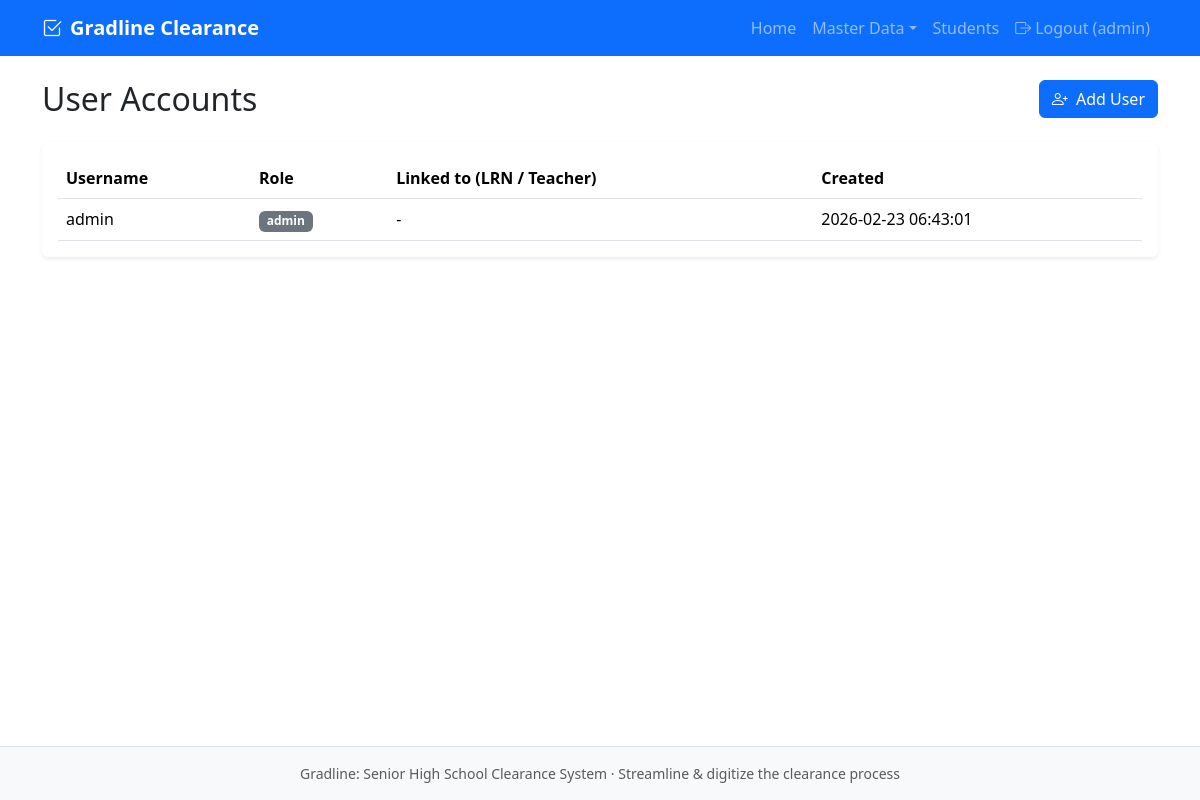
Screenshot of /admin/users/index.php (signed in) with the database file from the repository.
### tables this page shows
CREATE TABLE users (
    user_id INT AUTO_INCREMENT PRIMARY KEY,
    username VARCHAR(80) NOT NULL UNIQUE,
    password_hash VARCHAR(255) NOT NULL,
    role ENUM('student', 'teacher', 'admin') NOT NULL,
    reference_id VARCHAR(20) DEFAULT NULL COMMENT 'LRN for student, teacher_id for teacher, NULL for admin',
    created_at TIMESTAMP DEFAULT CURRENT_TIMESTAMP,
    CONSTRAINT chk_reference CHECK (
        (role = 'admin' AND reference_id IS NULL) OR
        (role IN ('student', 'teacher') AND reference_id IS NOT NULL AND reference_id != '')
    )
);

### includes/auth.php (called while the page is built, shortened)
<?php
function getCurrentUser() {
    $pdo = getDB();
    $stmt = $pdo->prepare('SELECT user_id, username, role, reference_id, created_at FROM users WHERE user_id = ?');
    $stmt->execute([$_SESSION['user_id']]);
    $user = $stmt->fetch();
    return $user ?: null;
}
function requireLogin($redirectUrl = null) {
    if (getCurrentUser() !== null) {
        return;
    }
    exit;
}
function requireRole($roles) {
    requireLogin();
}

### admin/users/index.php (the view, shortened to what this page needs)
<?php
require_once __DIR__ . '/../../includes/auth.php';
requireRole('admin');
$pdo = getDB();
$stmt = $pdo->query("
    SELECT u.user_id, u.username, u.role, u.reference_id, u.created_at
    FROM users u
    ORDER BY u.role, u.username
");
$rows = $stmt->fetchAll();
require_once __DIR__ . '/../../includes/header.php';
?>
<div class="d-flex justify-content-between align-items-center mb-4">
    <h1 class="h2 mb-0">User Accounts</h1>
    <a href="create.php" class="btn btn-primary"><i class="bi bi-person-plus me-1"></i> Add User</a>
</div>
<div class="card">
    <div class="card-body">
        <?php if (empty($rows)): ?>
            <p class="text-muted mb-0">No user accounts yet. <a href="create.php">Add one</a>.</p>
        <?php else: ?>
            <div class="table-responsive">
                <table class="table table-hover mb-0">
                    <thead>
                        <tr>
                            <th>Username</th>
                            <th>Role</th>
                            <th>Linked to (LRN / Teacher)</th>
                            <th>Created</th>
                        </tr>
                    </thead>
                    <tbody>
                        <?php foreach ($rows as $r): ?>
                            <tr>
                                <td><?php echo htmlspecialchars($r['username']); ?></td>
                                <td><span class="badge bg-secondary"><?php echo htmlspecialchars($r['role']); ?></span></td>
                                <td><?php echo $r['reference_id'] ? htmlspecialchars($r['reference_id']) : '-'; ?></td>
                                <td><?php echo htmlspecialchars($r['created_at']); ?></td>
                            </tr>
                        <?php endforeach; ?>
                    </tbody>
                </table>
            </div>
        <?php endif; ?>
    </div>
</div>
<?php require_once __DIR__ . '/../../includes/footer.php'; ?>

### includes/header.php (shortened to what this page needs)
<?php
$base = rtrim(WEB_BASE, '/');
require_once __DIR__ . '/auth.php';
$currentUser = getCurrentUser();
?>
<!DOCTYPE html>
<html lang="en">
<head>
    <link href="<?php echo $base; ?>/assets/bootstrap/css/bootstrap.min.css" rel="stylesheet">
    <link href="<?php echo $base; ?>/assets/bootstrap-icons/font/bootstrap-icons.css" rel="stylesheet">
    <link href="<?php echo $base; ?>/assets/css/style.css" rel="stylesheet">
    <link href="<?php echo $base; ?>/assets/css/admin-cards.css" rel="stylesheet">
</head>
<body class="d-flex flex-column min-vh-100">
    <nav class="navbar navbar-expand-lg navbar-dark bg-primary">
        <div class="container">
            <a class="navbar-brand fw-bold" href="<?php echo $base; ?>/public/index.php">
                <i class="bi bi-check2-square me-2"></i>Gradline Clearance
            </a>
            <div class="collapse navbar-collapse" id="navbarNav">
                <ul class="navbar-nav ms-auto">
                    <?php if ($currentUser): ?>
                        <li class="nav-item"><a class="nav-link" href="<?php echo $base; ?>/public/index.php">Home</a></li>
                        <?php if ($currentUser['role'] === 'student'): ?>
                            <li class="nav-item"><a class="nav-link" href="<?php echo $base; ?>/student/my_clearance.php">My Clearance</a></li>
                        <?php elseif ($currentUser['role'] === 'teacher'): ?>
                            <li class="nav-item"><a class="nav-link" href="<?php echo $base; ?>/teacher/clearance/index.php">Clearance</a></li>
                        <?php else: ?>
                            <li class="nav-item dropdown">
                                <a class="nav-link dropdown-toggle" href="#" data-bs-toggle="dropdown">Master Data</a>
                            </li>
                            <li class="nav-item"><a class="nav-link" href="<?php echo $base; ?>/admin/students/index.php">Students</a></li>
                        <?php endif; ?>
                        <li class="nav-item"><a class="nav-link" href="<?php echo $base; ?>/public/logout.php"><i class="bi bi-box-arrow-right me-1"></i>Logout (<?php echo htmlspecialchars($currentUser['username']); ?>)</a></li>
                    <?php endif; ?>
                </ul>
            </div>
        </div>
    </nav>
    <main class="container flex-grow-1 py-4">

### assets/css/style.css (style rules this page uses)
:root { --gradline-primary: #0d6efd; --gradline-success: #198754; --gradline-pending: #ffc107; }
body { font-family: 'Segoe UI', system-ui, sans-serif; }
.card { box-shadow: 0 0.125rem 0.25rem rgba(0, 0, 0, 0.075); border: none; }
.table th { font-weight: 600; }

### rows the page displays
users: username "admin", role "admin", created_at "2026-02-23 06:43:01"
